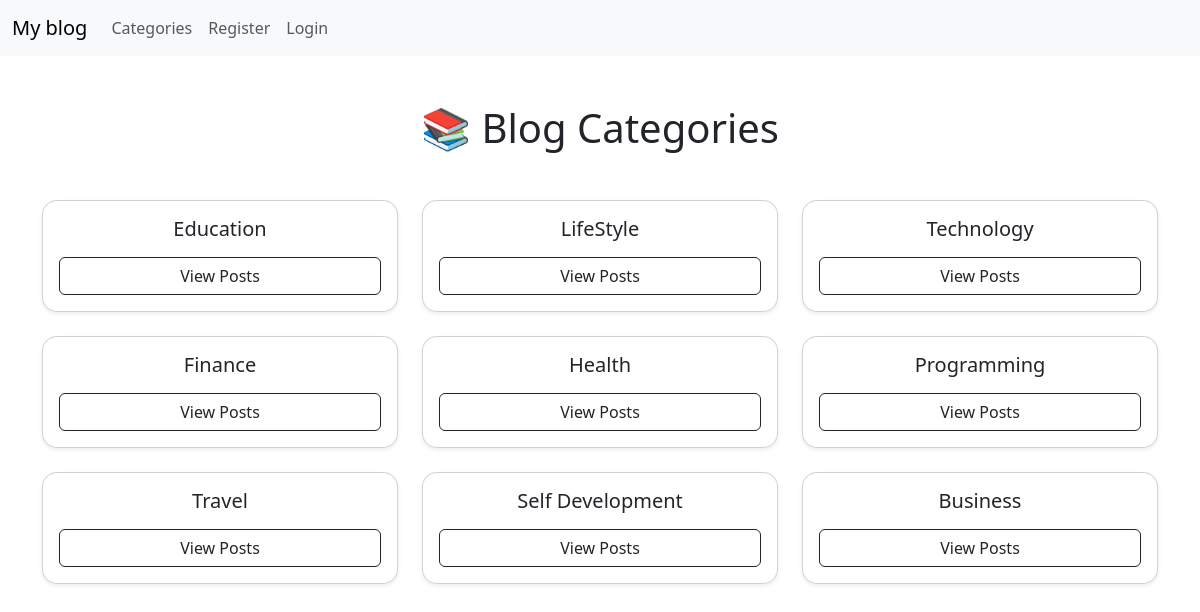
The page /category-list/ on the database its author committed.
### blog/models.py (models this page shows, shortened)
class Category(models.Model):
    name = models.CharField(max_length=255)
    def __str__(self):
        return self.name
    class Meta:
         verbose_name_plural = 'categories'

### blog/views.py (the view)
# urls.py: path('category-list/', CategoryListView, name='category-list'),
def CategoryListView(request):
    cat_menu_list = Category.objects.all()
    return render(request, "category_list.html", {"cat_menu_list": cat_menu_list})

### blog/templates/category_list.html (shortened to what this page needs)
{% extends 'base.html' %}
{% block content %}
<div class="container mt-5">
    <h1 class="text-center mb-5">📚 Blog Categories</h1>
    <div class="row g-4">
        {% for item in cat_menu_list %}
        <div class="col-md-4 col-sm-6">
            <div class="card shadow-sm h-100 text-center p-3" style="border-radius: 15px;">
                <h5 class="mb-3">{{ item }}</h5>
                <a href="{% url 'category' item|slugify %}"
                   class="btn btn-outline-dark">
                   View Posts
                </a>
            </div>
        </div>
        {% endfor %}
    </div>
</div>
{% endblock %}

### rows shown on the page
Category: name "Education"
Category: name "LifeStyle"
Category: name "Technology"
Category: name "Finance"
Category: name "Health"
Category: name "Programming"
Category: name "Travel"
Category: name "Self Development"
Category: name "Business"
